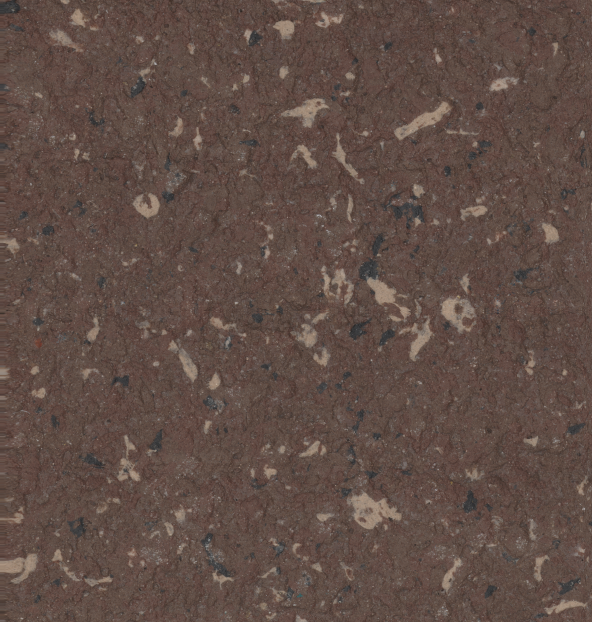
#> input picture 2BIAOZHUN.png, 1184 x 1244 px (shown at 1/2 size)
$ python test1.py
#> lines starting #> are read from the running program, lines starting #| are printed output that depends on the picture; after the words box and inside, x2 and y2 are one past the last pixel; in counts of white or black regions, pixels touching at a corner belong together
import pandas  as pd
import numpy as np
import cv2
import matplotlib.pyplot as plt
from sklearn.cluster import KMeans
from skimage import io
from PIL import Image
from collections import Counter

num_colors = 8
# [11 lines of commented-out code are left out]

img = cv2.imread('2BIAOZHUN.png')
#> img is the input picture: shape (1244, 1184, 3); mean B, G, R 70.2, 77.6, 96.2
if (img is None):
    print(' Not read img. ')
# 获取初始图像的宽高比例，以便resize不改变图像比例
ratio = img.shape[0] / img.shape[1]
#> ratio = 1.05
img_resize = cv2.resize(img, (640, int(640 * ratio)), interpolation=cv2.INTER_CUBIC)
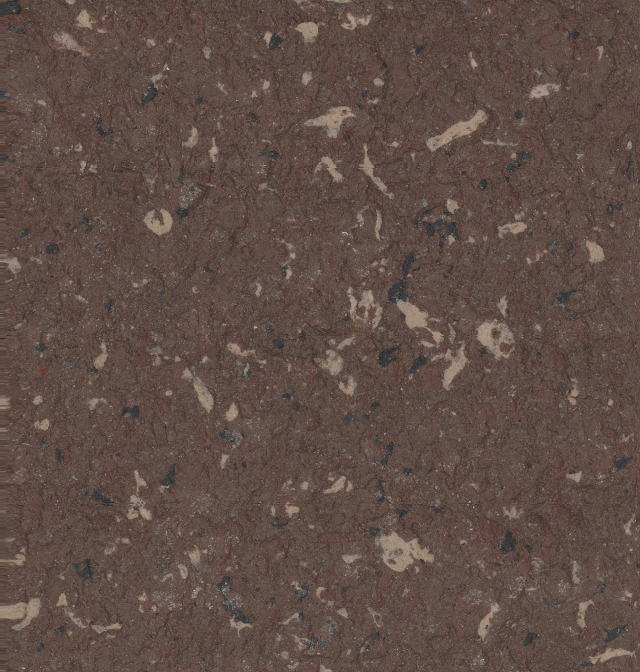
#> img_resize: shape (672, 640, 3); mean B, G, R 70.2, 77.6, 96.2
# 将Opencv中图像默认BGR转换为通用的RGB格式
img_rgb = cv2.cvtColor(img_resize, cv2.COLOR_BGR2RGB)
(height, width, channels) = img_rgb.shape
#> height = 672; width = 640; channels = 3
# 将图像数据转换为需要进行Kmeans聚类的Data
img_data = img_rgb.reshape(height * width, channels)

print('[INFO] Kmeans 颜色聚类......')
# 调用sklearn中Kmeans函数
kmeans = KMeans(n_clusters=num_colors)
kmeans.fit(img_data)
# 建立颜色与标签的对应字典
color_label = {}
for i in range(len(kmeans.cluster_centers_)):
    color_label[i] = kmeans.cluster_centers_[i]
print('    颜色以及其对应的标签为： {}'.format(color_label))
# 计算聚类结果， 各颜色及其所含像素数目
color_num = {}
for m in range(len(np.unique(kmeans.labels_))):
    print(np.sum(kmeans.labels_ == m))
    print(color_label[m])  # 标签m对应的色彩
    color_num[np.sum(kmeans.labels_ == m)] = color_label[m]
print('    色彩排序前字典映射为： {}'.format(color_num))
color_num_sorted = sorted(color_num.items(), key=lambda x: x[0], reverse=True)
print('    色彩排序后字典映射为： {}'.format(color_num_sorted))
color_num_ratio = []
for i in range(len(color_num_sorted)):
    color_num_ratio.append(color_num_sorted[i][0])
color_num_ratio = color_num_ratio / np.sum(color_num_ratio)
print('    色彩数目求取比例之后： {}'.format(color_num_ratio))

print('[INFO] 显示色卡图像......')
# 创建带有色卡的图像
color_card = np.zeros(shape=(height, width + 100, 3), dtype=np.int32)
# 图像左侧区域复制源图像
for i in range(height):
    for j in range(width):
        color_card[i][j] = img_rgb[i][j]
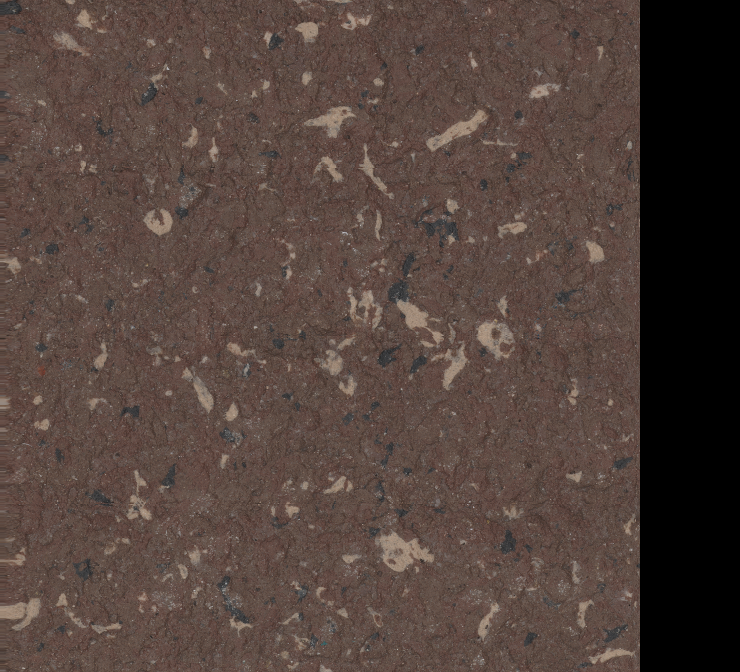
#> color_card: shape (672, 740, 3) int32; mean R, G, B 83.2, 67.1, 60.7
# 图像右侧显示色卡
start = 0
for i in range(len(kmeans.cluster_centers_)):
    color = color_num_sorted[i][1]
    row_start = int(color_num_ratio[i] * height)
    # 由于前面的比例为小数，转为Int导致最后部分区域没有色彩，采用最后一种颜色进行填充
    if i == len(kmeans.cluster_centers_) - 1:
        color_card[start:, width:width + 100] = color
    color_card[start: start + row_start, width:width + 100] = color
    start += row_start
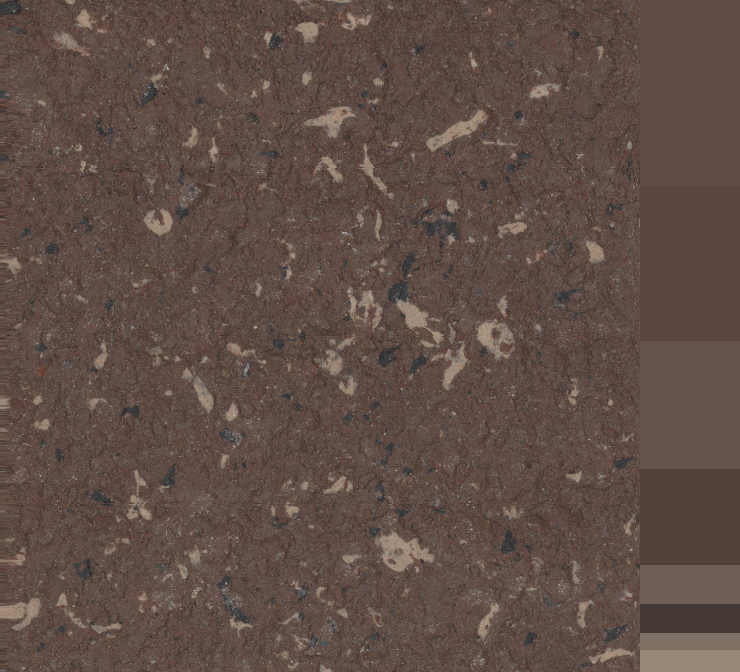
#> color_card: shape (672, 740, 3) int32; 13.51% of pixels changed, all inside (x1, y1, x2, y2) = (640, 0, 740, 672)
#> after the loop, start = 667

plt.imshow(color_card)
plt.show()
